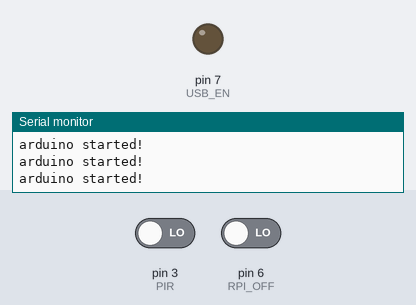
Recording of a sketch running on a simulated Arduino Uno, built with avr-gcc and run on an emulated ATmega328P. On the bench: output pins drawn as LEDs (lit = HIGH), the last lines printed to the serial monitor. Inputs (shaded band) come from the test bench; at power-on: pin 3 (PIR) LOW, pin 6 (RPI_OFF) LOW.

Above: at 1.4 s.
1.5 s: pin 3 (PIR) driven HIGH
At 2.7 s:
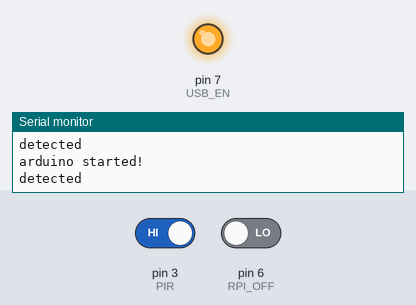
3.1 s: pin 6 (RPI_OFF) driven HIGH
At 8.3 s:
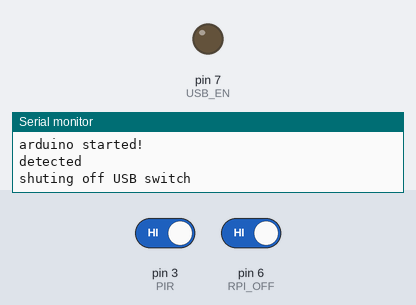
Timing chart, 0 to 9.9 s (numbered marks = the images above; inputs shaded):
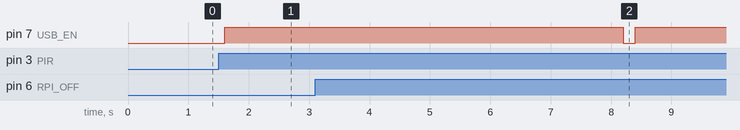

The sketch:

PIRwakeup.ino
```cpp
#include <avr/sleep.h>
#include <avr/power.h>


const int PIR = 3;     // the number of the pushbutton pin
const int USB_EN =  7;  // the number of the Enable pin
const int RPI_OFF = 6;  // Raspberry Pi power off signal
int PIRval = 0;
int RPI_OFF_val = 0;

void setup()
{
    // Configure wake up pin as input.
    // This will consumes few uA of current.
    pinMode(PIR, INPUT);
    pinMode(RPI_OFF, INPUT);
    pinMode(USB_EN, OUTPUT);
    digitalWrite(USB_EN, LOW);
    Serial.begin(9600);
      // disable ADC
    ADCSRA = 0;

      // turn off everything we can
    power_adc_disable ();
    power_spi_disable();
    power_twi_disable();
    power_timer1_disable();
      // turn off brown-out enable in software
    MCUCR = bit (BODS) | bit (BODSE);
    MCUCR = bit (BODS);
}

void loop()
{
    delay(200);
    Serial.println("arduino started!");
    PIRval = digitalRead(PIR);
    RPI_OFF_val = digitalRead(RPI_OFF);
    if(PIRval == HIGH)
    {
        Serial.println("detected");
        digitalWrite(USB_EN, HIGH);
        int PIRval = 0;
    }
    if(RPI_OFF_val == HIGH)
    {
        Serial.println("shuting off USB switch");
        delay(5000);
        digitalWrite(USB_EN, LOW);
        int RPI_OFF_val = 0;
    }
}
```

Measured:
- after the input at 1.5 s, pin 7 (USB_EN): LOW → HIGH after 0.10 s
- after the input at 3.1 s, pin 7 (USB_EN): HIGH → LOW after 5.1 s, → HIGH 0.20 s later
